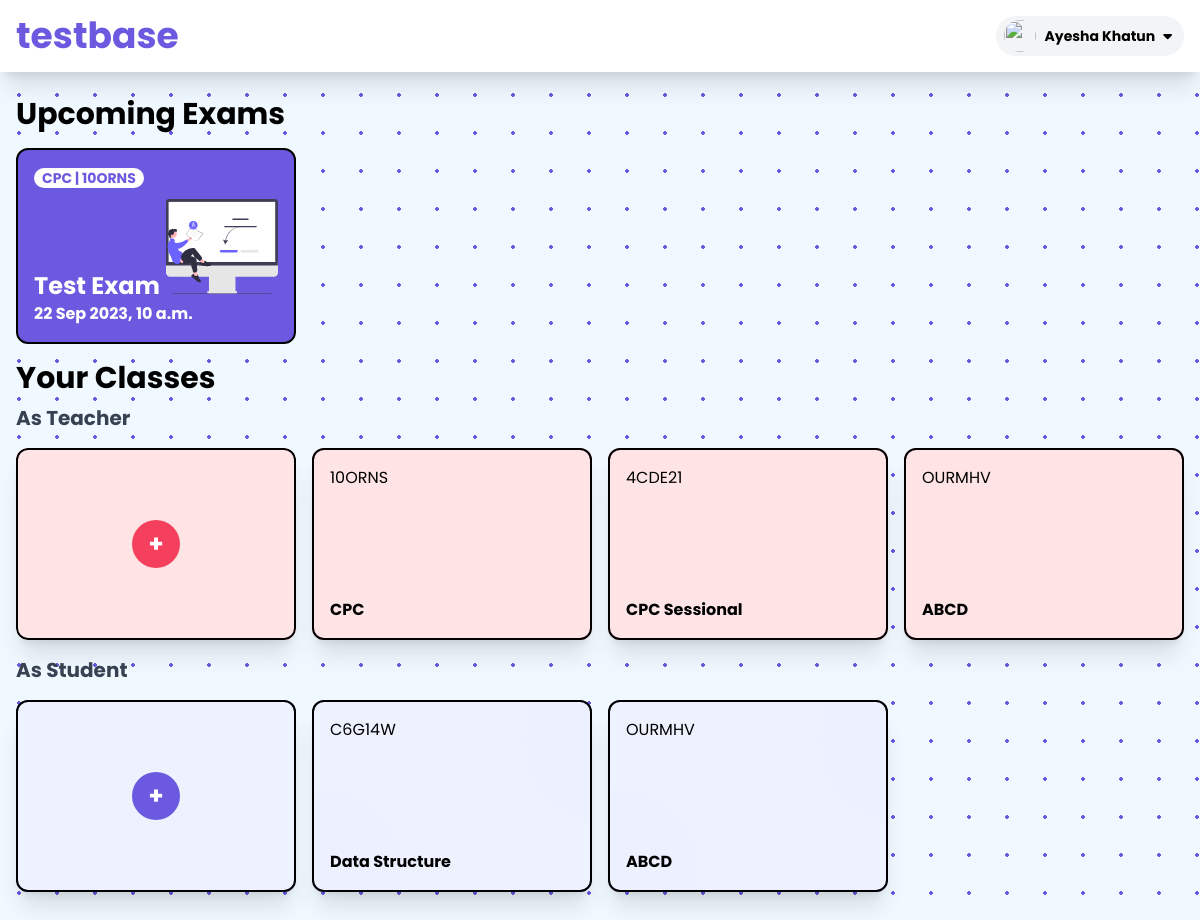
The page /home/ (signed in) on the database its author committed.
### exam/models.py (models this page shows, shortened)
class Exam(models.Model):
    classes = models.ForeignKey(Class, related_name='exams', on_delete=models.CASCADE)
    name = models.CharField(max_length=100)
    date = models.DateField(default=None)
    start_time = models.TimeField(default=None)
    end_time = models.TimeField(default=None)
    duration = models.IntegerField(default=60, null=True, blank=True)
    instruction = models.TextField(null=True, blank=True)
    file = models.FileField(upload_to='exam_files', null=True, blank=True)

class Class(models.Model):
    name = models.CharField(max_length=100)
    code = models.CharField(max_length=6, null=True, blank=True, unique=True)
    description = models.TextField(null=True, blank=True)
    teacher = models.ForeignKey(settings.AUTH_USER_MODEL, related_name='teacherAtClass', on_delete=models.CASCADE)
    students = models.ManyToManyField(settings.AUTH_USER_MODEL, related_name='classs', blank=True)

### exam/views.py (the view)
# urls.py: path('', homeView, name='home'),
@login_required(login_url='/login')
def homeView(request):
    if request.method == "POST" and request.POST.get('action')== "create_class":
        class_name = request.POST.get('class_name')
        class_desc = request.POST.get('class_desc')
        class_obj = Class.objects.create(name=class_name, description=class_desc, teacher=request.user)
        class_obj.save()
        return redirect('/home/class/'+class_obj.code)
    elif request.method == "POST" and request.POST.get('action')== "join_class":
        return redirect(joinclass(request.POST.get('class_code'), request.user))
    classAsTeacher = Class.objects.filter(teacher=request.user.id)
    classAsStudent = Class.objects.filter(students = request.user.id)
    exams = Exam.objects.filter(classes__id__in = classAsStudent | classAsTeacher,date__range=[date.today(), datetime.now() + timedelta(days=365)])
    data  = {"classAsTeacher": classAsTeacher, "classAsStudent":classAsStudent, "exams": exams}
    return render(request, 'exam/home.html', data)

### templates/exam/home.html (shortened to what this page needs)
{%extends "exam/base.html" %} {% load static %} {% block content %}
<div class="max-w-7xl mx-auto my-2 p-4">
    <div class="">
        <h1 class="text-3xl font-bold">Upcoming Exams</h1>
        <div
            class="grid grid-cols-1 md:grid-cols-2 lg:grid-cols-4 gap-4 my-4 font-bold"
        >
            {%if exams|length > 0 %} {% for exam in exams %}
            <div
                class="upcomingExamCard group card text-white rounded-xl bg-primary hover:bg-indigo-500 hover:-translate-y-2 transition duration-300 ease-in-out overflow-hidden border-2 border-black"
            >
                <a href="{%url 'examStart' exam.id %}">
                    <div class="flex flex-col p-4 h-48 w-full truncate">
                        <div>
                            <span
                                class="max-w-full bg-white text-primary px-2 rounded-2xl text-left text-sm"
                            >
                                {{exam.classes.name }} | {{exam.classes.code }}
                            </span>
                        </div>
                        <div class="w-full mt-auto">
                            <h1
                                class="mt-2 text-white text-2xl font-bold capitalize"
                            >
                                {{exam.name}}
                            </h1>
                            <p class="">
                                {{exam.date | date:"d M Y"}},
                                {{exam.start_time}}
                            </p>
                        </div>
                    </div>
                </a>
            </div>
            {%endfor%}
        </div>
        {%else%}
        <div class="text-lg font-bold mb-4">No Upcoming Exams.</div>
        {% endif %}
    </div>
    <div class="class">
        <h1 class="text-3xl font-bold">Your Classes</h1>
        <h3 class="text-xl font-bold mt-2 text-gray-700">As Teacher</h3>
        <div class="grid grid-cols-1 md:grid-cols-3 lg:grid-cols-4 gap-4 my-4">
            <div
                class="bg1 bg-tertiary shadow-xl rounded-xl h-48 w-full group overflow-hidden"
            >
                <div
                    class="h-full bg-rose-100 rounded-xl group border-2 border-black"
                >
                    <button class="h-full w-full" onclick="createclassModal()">
                        <div class="h-full flex items-center justify-center">
                            <span
                                class="flex flex-col h-12 w-12 rounded-full bg-rose-500 p-4 text-2xl font-bold text-white flex items-center justify-center group-hover:w-full group-hover:h-full group-hover:rounded-xl transition-all duration-100"
                            >
                                +
                            </span>
                        </div>
                    </button>
                </div>
            </div>
            {%for class in classAsTeacher%}
            <div class="bg-tertiary shadow-xl rounded-xl h-48 w-full">
                <div
                    class="teacherClassCard h-full bg-rose-100 rounded-xl origin-bottom-left hover:-rotate-6 transition-all duration-300 border-2 border-black"
                >
                    <a href="{%url 'classDetails' class.code %}">
                        <div class="p-4 flex flex-col h-full">
                            <p class="">{{class.code}}</p>
                            <h1 class="mt-auto font-bold">{{class.name}}</h1>
                        </div>
                    </a>
                </div>
            </div>
            {%endfor%}
        </div>
        <h3 class="text-xl font-bold mt-2 text-gray-700">As Student</h3>
        <div class="grid grid-cols-1 md:grid-cols-3 lg:grid-cols-4 gap-4 my-4">
            <div class="bg-secondary shadow-xl rounded-xl h-48 w-full group">
                <div
                    class="h-full bg-indigo-50 rounded-xl group border-2 border-black"
                >
                    <button
                        id="homepagejoinclassbutton"
                        onclick="joinclassModal()"
                        class="w-full h-full"
                    >
                        <div class="h-full flex items-center justify-center">
                            <span
                                class="flex flex-col h-12 w-12 rounded-full bg-primary p-4 text-2xl font-bold text-white flex items-center justify-center group-hover:w-full group-hover:h-full group-hover:rounded-xl transition-all duration-100"
                            >
                                +
                            </span>
                        </div>
                    </button>
                </div>
            </div>
            {%for class in classAsStudent%}
            <div class="bg-secondary shadow-xl rounded-xl h-48 w-full">
                <div
                    class="bg1 bg-indigo-50 h-full rounded-xl origin-bottom-left hover:-rotate-6 transition-all duration-300 border-2 border-black"
                >
                    <a href="class/{{class.code}}">
                        <div class="p-4 flex flex-col h-full">
                            <p class="">{{class.code}}</p>
                            <h1 class="mt-auto font-bold">{{class.name}}</h1>
                        </div>
                    </a>
                </div>
            </div>
            {%endfor%}
        </div>
    </div>
</div>
{%endblock%}

### templates/reusable/exam_header.html (shortened to what this page needs)
{% load static %}
<div class="sticky top-0 max-w-screen bg-white py-4 shadow-xl">
    <div class="max-w-7xl px-4 flex justify-between items-center mx-auto">
        <div>
            <a href="/home" class="text-4xl text-primary font-bold">testbase</a>
        </div>
        <div class="relative ml-3">
            <div>
                <button
                    type="button"
                    class="flex max-w-xs items-center rounded-full bg-gray-100 py-1 px-2 gap-2 text-sm focus:outline-none focus:ring-2 focus:ring-white focus:ring-offset-2 focus:ring-offset-gray-800"
                    id="user-menu-button"
                    aria-expanded="false"
                    aria-haspopup="true"
                    onclick="profileheaderModal()"
                >
                    <img
                        class="h-8 w-8 rounded-full"
                        src="https://www.clipartmax.com/png/middle/171-1717870_stockvader-predicted-cron-for-may-user-profile-icon-png.png"
                        alt=""
                    />
                    <p>
                        {% if request.user.first_name != "" %}
                        <span class="font-bold">
                            {{request.user.first_name}}
                            {{request.user.last_name}}
                        </span>
                        {% else %}
                        <span class="font-bold">{{request.user.username}}</span>
                        {% endif %}
                    </p>
                    <i class="fa-solid fa-caret-down mr-1"></i>
                </button>
            </div>
        </div>
    </div>
</div>

### static/exam/base.css (style rules this page uses)
.upcomingExamCard { background-image: url("images/onlinetest.svg"); background-repeat: no-repeat; background-size: 7em; background-position: right; background-position-x: 90%; }
.bg1 { background-image: url("images/bg1.svg"); background-repeat: no-repeat; background-size: cover; background-position: center; }
.polkabg { background-image: radial-gradient( #6b5ae0 1.6500000000000001px, #f0f9ff 1.6500000000000001px ); background-size: 38px 38px; }

### rows shown on the page
Exam: classes.name "CPC", classes.code "10ORNS", name "Test Exam", date "22 Sep 2023", start_time "10 a.m."
Class: code "10ORNS", name "CPC"
Class: code "4CDE21", name "CPC Sessional"
Class: code "OURMHV", name "ABCD"
Class: code "C6G14W", name "Data Structure"

### other values the page prints
{{ request.user.first_name }} "Ayesha"
{{ request.user.last_name }} "Khatun"
